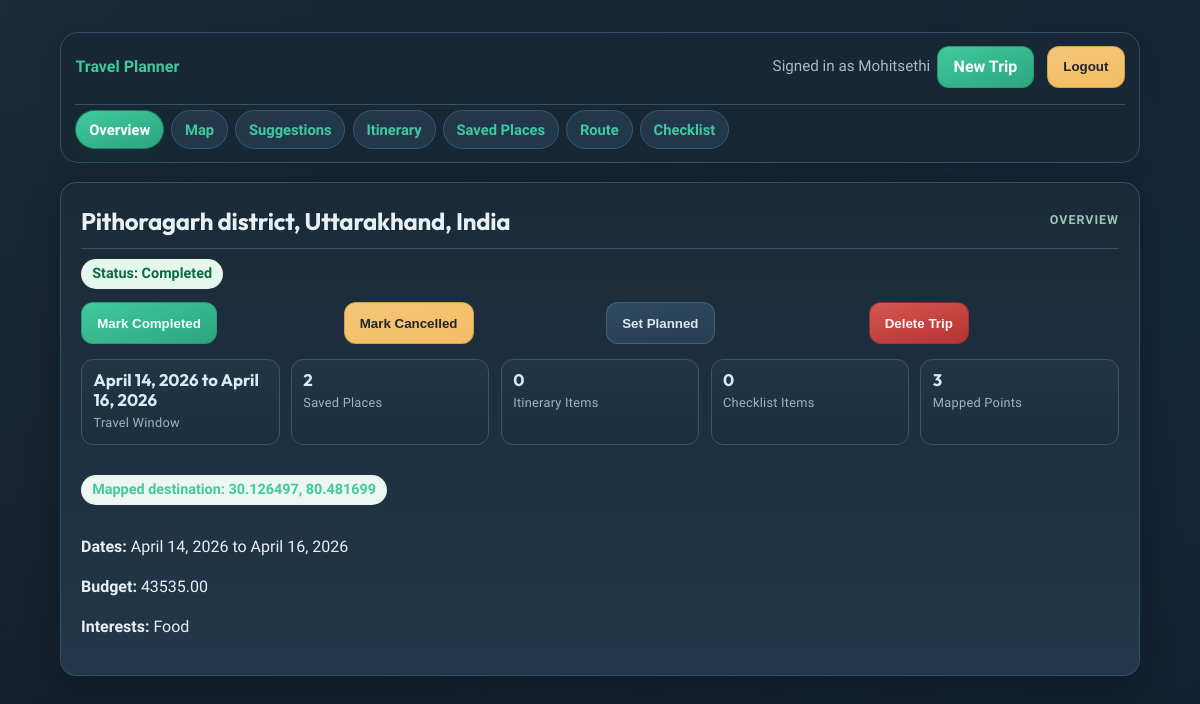
The app's page /trips/4/ (signed in) with its own data.
### trips/models.py (models this page shows, shortened)
class Trip(models.Model):
	STATUS_PLANNED = 'planned'
	STATUS_COMPLETED = 'completed'
	STATUS_CANCELLED = 'cancelled'
	STATUS_CHOICES = [
		(STATUS_PLANNED, 'Planned'),
		(STATUS_COMPLETED, 'Completed'),
		(STATUS_CANCELLED, 'Cancelled'),
	]
	owner = models.ForeignKey(User, on_delete=models.CASCADE, related_name='trips')
	destination = models.CharField(max_length=120)
	destination_lat = models.DecimalField(max_digits=9, decimal_places=6, null=True, blank=True)
	destination_lng = models.DecimalField(max_digits=9, decimal_places=6, null=True, blank=True)
	start_date = models.DateField()
	end_date = models.DateField()
	budget = models.DecimalField(max_digits=10, decimal_places=2)
	status = models.CharField(max_length=20, choices=STATUS_CHOICES, default=STATUS_PLANNED)
	interests = models.TextField(help_text='Example: food, museums, hiking, nightlife')
	created_at = models.DateTimeField(auto_now_add=True)
	class Meta:
		ordering = ['-start_date', '-created_at']

### trips/views.py (the view, shortened to what this page needs)
# urls.py: path('trips/<int:trip_id>/', views.trip_detail, name='trip_detail'),
@login_required
def trip_detail(request, trip_id):
	trip = get_object_or_404(Trip, id=trip_id, owner=request.user)
	itinerary_form = ItineraryItemForm(request.POST or None, prefix='itinerary')
	checklist_form = ChecklistItemForm(request.POST or None, prefix='checklist')
	place_form = PlaceForm(request.POST or None, prefix='place')
	suggestions = generate_weather_aware_suggestions(trip)
	map_points = []
	if trip.destination_lat is not None and trip.destination_lng is not None:
		map_points.append({
			'key': 'destination',
			'name': trip.destination,
			'type': 'destination',
			'lat': float(trip.destination_lat),
			'lng': float(trip.destination_lng),
			'address': trip.destination,
		})
	for place in trip.places.all():
		map_points.append({
			'key': f'place-{place.id}',
			'name': place.name,
			'type': place.place_type,
			'lat': float(place.latitude),
			'lng': float(place.longitude),
			'address': place.address,
			'notes': place.notes,
		})
	return render(
		request,
		'trips/trip_detail.html',
		{
			'trip': trip,
			'itinerary_form': itinerary_form,
			'checklist_form': checklist_form,
			'place_form': place_form,
			'suggestions': suggestions,
			'map_points': map_points,
		},
	)

### trips/utils.py (called while the page is built)
def _season_for_month(month):
    if month in (12, 1, 2):
        return 'winter'
    if month in (3, 4, 5):
        return 'spring'
    if month in (6, 7, 8):
        return 'summer'
    return 'autumn'

### templates/trips/trip_detail.html (shortened to what this page needs)
{% extends 'base.html' %}
{% block extra_head %}
<link rel="stylesheet" href="https://unpkg.com/leaflet@1.9.4/dist/leaflet.css" />
{% endblock %}
{% block nav_secondary %}
<div class="ribbon-group secondary" id="trip-detail-ribbon">
    <a href="#trip-overview" class="active">Overview</a>
    <a href="#trip-map-section">Map</a>
    <a href="#trip-suggestions-section">Suggestions</a>
    <a href="#trip-itinerary-section">Itinerary</a>
    <a href="#trip-places-section">Saved Places</a>
    <a href="#trip-route-section">Route</a>
    <a href="#trip-checklist-section">Checklist</a>
</div>
{% endblock %}
{% block content %}
<div class="card section-anchor section-panel reveal-on-scroll" id="trip-overview">
    <div class="section-heading">
        <h2>{{ trip.destination }}</h2>
        <span class="section-kicker">Overview</span>
    </div>
    <div class="chip-row" style="margin-top: -0.2rem;">
        <span class="tag {% if trip.status == 'completed' %}success{% elif trip.status == 'cancelled' %}warn{% else %}neutral{% endif %}">
            Status: {{ trip.get_status_display }}
        </span>
    </div>
    <div class="toolbar" style="margin-bottom: 0.9rem;">
        <form method="post" style="flex: 1 1 170px; margin: 0;">
            <button type="submit" name="update_trip_status">Mark Completed</button>
        </form>
        <form method="post" style="flex: 1 1 170px; margin: 0;">
            <button type="submit" name="update_trip_status" class="button secondary">Mark Cancelled</button>
        </form>
        <form method="post" style="flex: 1 1 170px; margin: 0;">
            <button type="submit" name="update_trip_status" class="button tertiary">Set Planned</button>
        </form>
        <form method="post" style="flex: 1 1 170px; margin: 0;" onsubmit="return confirm('Delete this trip and all related items? This cannot be undone.');">
            <button type="submit" name="delete_trip" class="button danger">Delete Trip</button>
        </form>
    </div>
    <div class="stats-strip">
        <div class="stat-pill">
            <strong>{{ trip.start_date }} to {{ trip.end_date }}</strong>
            <span>Travel Window</span>
        </div>
        <div class="stat-pill">
            <strong>{{ trip.places.count }}</strong>
            <span>Saved Places</span>
        </div>
        <div class="stat-pill">
            <strong>{{ trip.itinerary_items.count }}</strong>
            <span>Itinerary Items</span>
        </div>
        <div class="stat-pill">
            <strong>{{ trip.checklist_items.count }}</strong>
            <span>Checklist Items</span>
        </div>
        <div class="stat-pill">
            <strong>{{ map_points|length }}</strong>
            <span>Mapped Points</span>
        </div>
    </div>
    {% if trip.destination_lat and trip.destination_lng %}
        <p class="tag">Mapped destination: {{ trip.destination_lat }}, {{ trip.destination_lng }}</p>
    {% else %}
        <p class="muted">No coordinates saved yet. Add them from the trip form to unlock the map.</p>
    {% endif %}
    <p><strong>Dates:</strong> {{ trip.start_date }} to {{ trip.end_date }}</p>
    <p><strong>Budget:</strong> {{ trip.budget }}</p>
    <p><strong>Interests:</strong> {{ trip.interests }}</p>
</div>
{% endblock %}

### templates/base.html (shortened to what this page needs)
<!DOCTYPE html>
<html lang="en">
<head>
    {% block extra_head %}{% endblock %}
</head>
<body>
    <div class="container">
        <nav class="main-ribbon">
            <div class="ribbon-group">
                <a href="{% url 'trip_list' %}"><strong>Travel Planner</strong></a>
            </div>
            <div class="ribbon-group">
                {% if user.is_authenticated %}
                    <span class="muted">Signed in as {{ user.username }}</span>
                    <a class="button" href="{% url 'trip_create' %}">New Trip</a>
                    <form action="{% url 'logout' %}" method="post" style="display: inline-flex; margin-left: .4rem;">
                        <button type="submit" class="button secondary">Logout</button>
                    </form>
                {% else %}
                    <a href="{% url 'login' %}">Login</a>
                    <a href="{% url 'signup' %}">Sign up</a>
                {% endif %}
            </div>
            {% block nav_secondary %}{% endblock %}
        </nav>
        {% block content %}{% endblock %}
    </div>
</body>
</html>

### records on screen
Trip: destination "Pithoragarh district, Uttarakhand, India", status "Completed", start_date "April 14, 2026", end_date "April 16, 2026", places.count "2", itinerary_items.count "0", checklist_items.count "0", destination_lat "30.126497", destination_lng "80.481699", budget "43535.00", interests "Food"

### other values on screen
{{ user.username }} "Mohitsethi"
{{ map_points|length }} "3"
